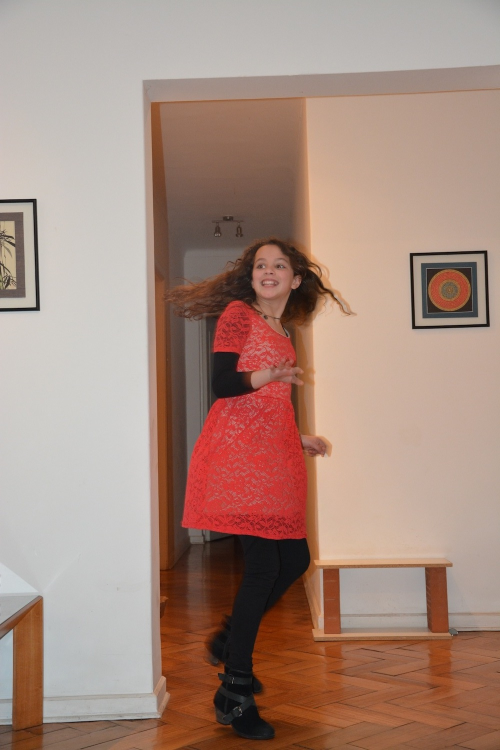
%> input picture clases/Cap02_Color/Matlab/redgirl.jpg, 1000 x 1500 px (shown at 1/2 size)
$ octave TRAT02_Color2BWreg.m   (GNU Octave 9; MATLAB toolbox functions it lacks are replaced by stand-ins)
%> lines starting %> are read from the running program, lines starting %| are printed output that depends on the picture; in (x1, y1, x2, y2) boxes, pixels count from 0 and x2, y2 are one past the last pixel; in counts of white or black regions, pixels touching at a corner belong together; the program's own positions count from 1
### clases/Cap01_Introducción/Matlab/enterpause.m
% (c) José Ramón Iglesias(2018) -
%https://sites.google.com/a/unicesar.edu.co/jose-r-iglesias/
%    enterpause display "press <Enter> to continue..." and wait for <Enter>
%    enterpause(t) means pause(t)
%
function enterpause(t)
if ~exist('t','var')
    disp('press <Enter> to continue...')
    pause
else
    pause(t)
end

### clases/Cap02_Color/Matlab/TRAT02_Color2BWreg.m
% Example:
%
% Conversion color to grayscale in a region of the image. In this example,
% the red dress will be red, the rest wil be converted to
% a grayscale image.
%
%
% Computer Vision Course
% (c) José ramón Iglesias(2020)
clt
%> (this line was passed over: clt is not available in this run)
warning off
I = imread('redgirl.jpg');
%> I is the input picture: size 1500x1000x3 uint8; mean R, G, B 167.7, 139.2, 126.6

figure(1);
imshow(I)
title('before')
enterpause
R = I(:,:,1);
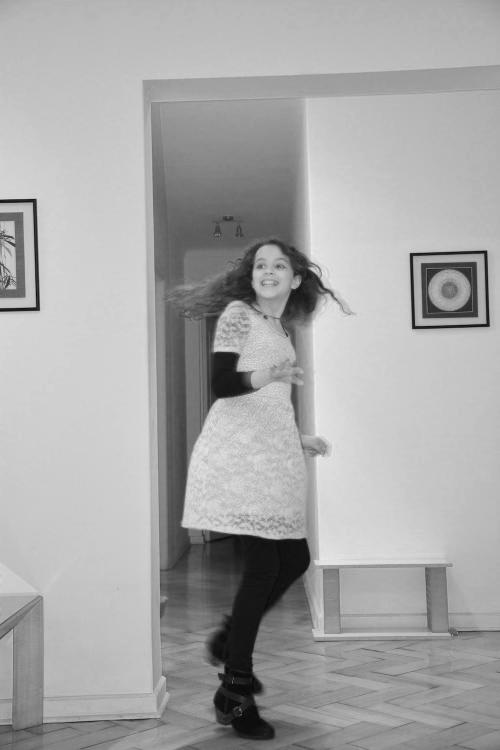
%> R: size 1500x1000 uint8 (shown at 1/2 size); min 0, max 251, mean 167.7
G = I(:,:,2);
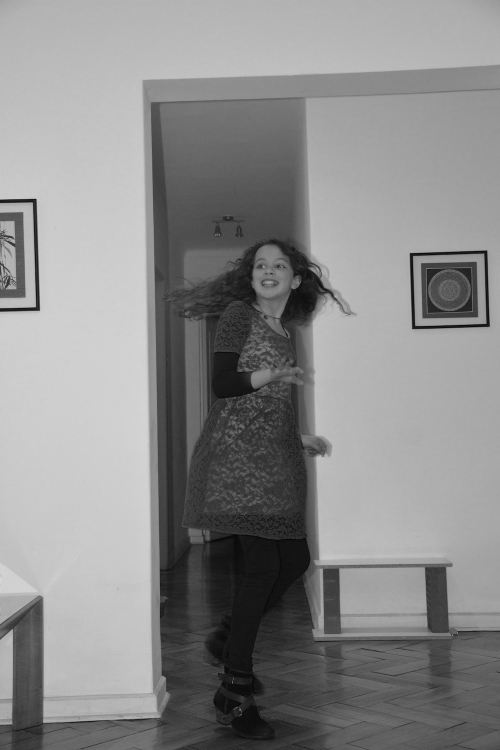
%> G: size 1500x1000 uint8 (shown at 1/2 size); min 0, max 217, mean 139.2
B = I(:,:,3);
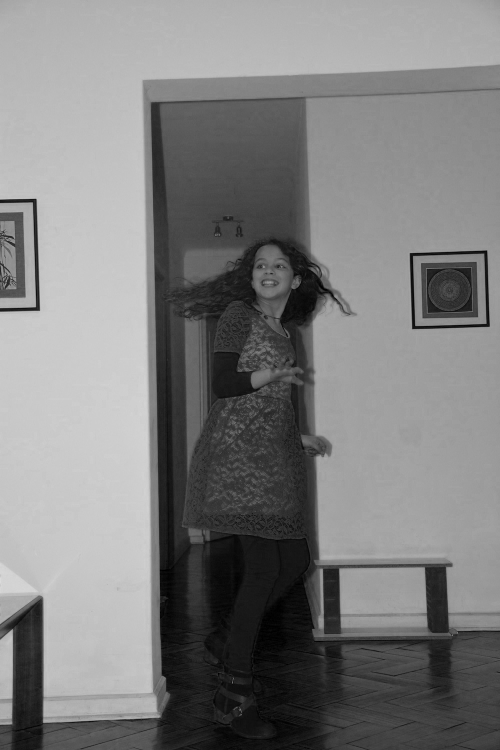
%> B: size 1500x1000 uint8 (shown at 1/2 size); min 0, max 220, mean 126.6

M = zeros(size(R));M(580:1100,320:650)=1;
%> after `M(580:1100,320:650)=1`:
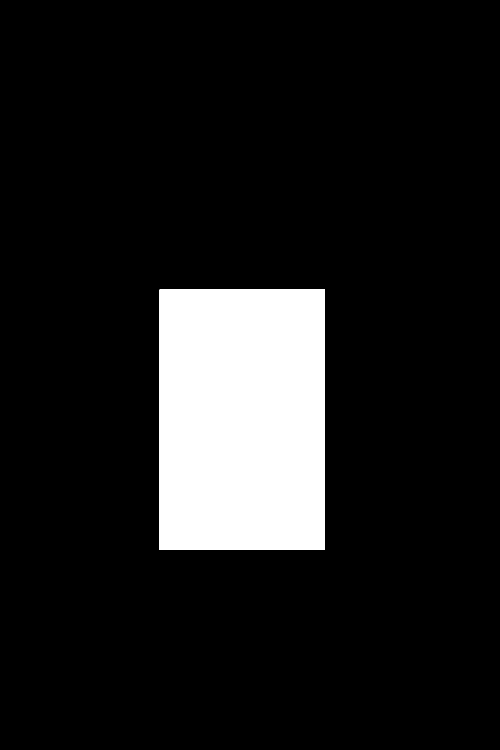
%> M: size 1500x1000 double (shown at 1/2 size); values 0 (black) and 1 (white), 11.5% white; 1 white region, box (x1, y1, x2, y2) and area: (319, 579, 650, 1100) 172451
% M = ones(size(R));
K = and(M,and(R>150,G<80));
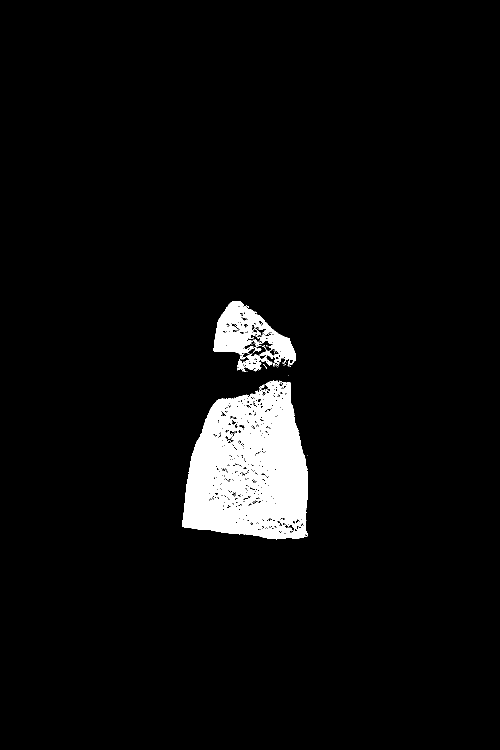
%> K: size 1500x1000 logical (shown at 1/2 size); 4.4% white; 84 white regions (82 under 20 px), largest, box (x1, y1, x2, y2) and area: (364, 761, 616, 1079) 55902, (427, 602, 592, 743) 10405
X = imfill(K,'holes');
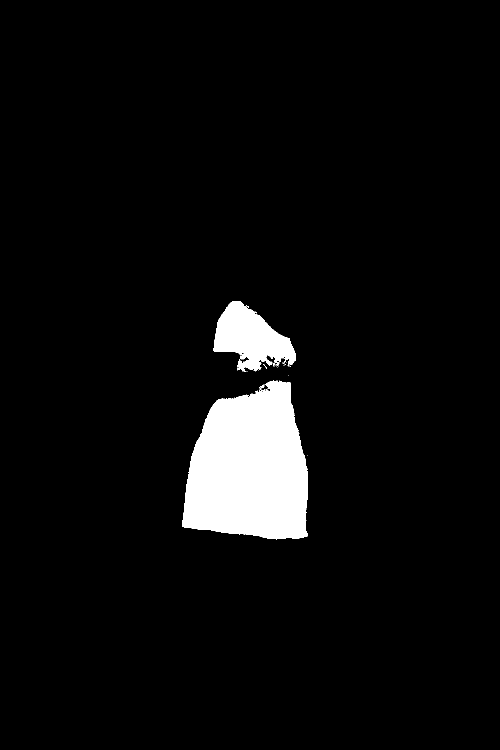
%> X: size 1500x1000 logical (shown at 1/2 size); 5% white; 25 white regions (23 under 20 px), largest, box (x1, y1, x2, y2) and area: (364, 761, 616, 1079) 61569, (427, 602, 592, 743) 13154
figure(2)
imshow(X)
title('segmentation')
enterpause
%> (the run ends here)
